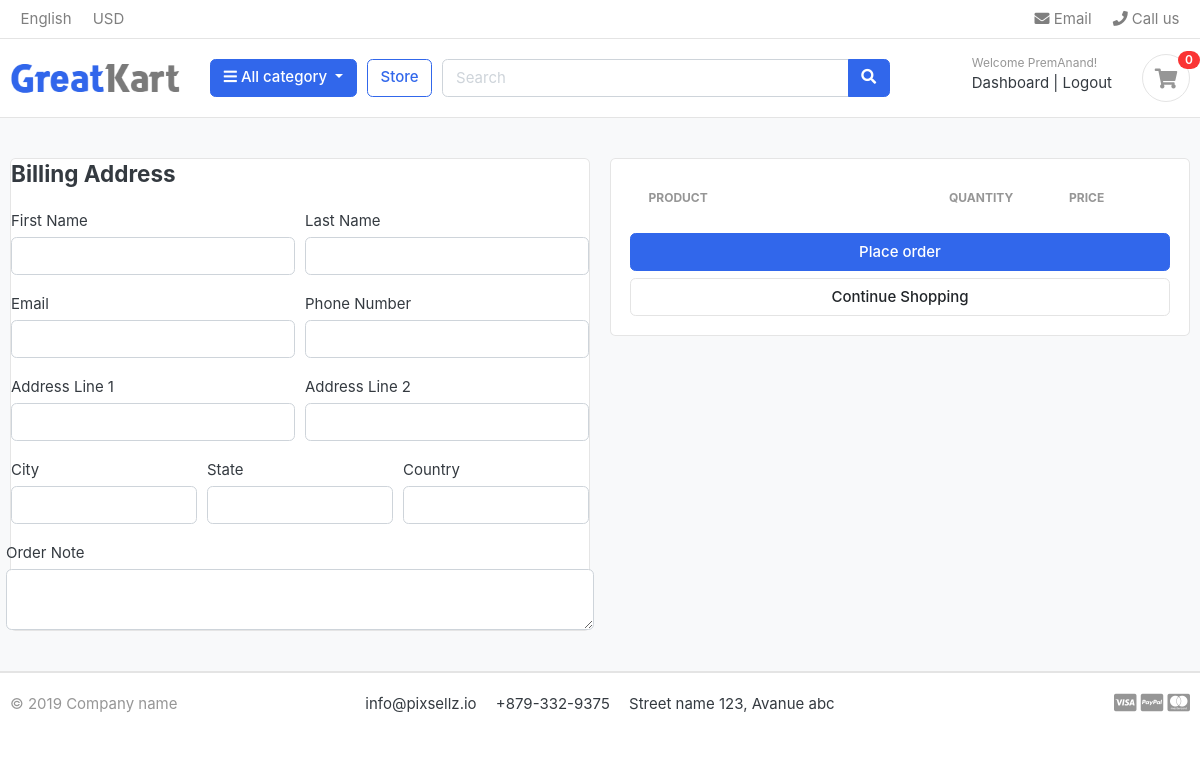
The page /cart/checkout/ (signed in) on the database as committed earlier.
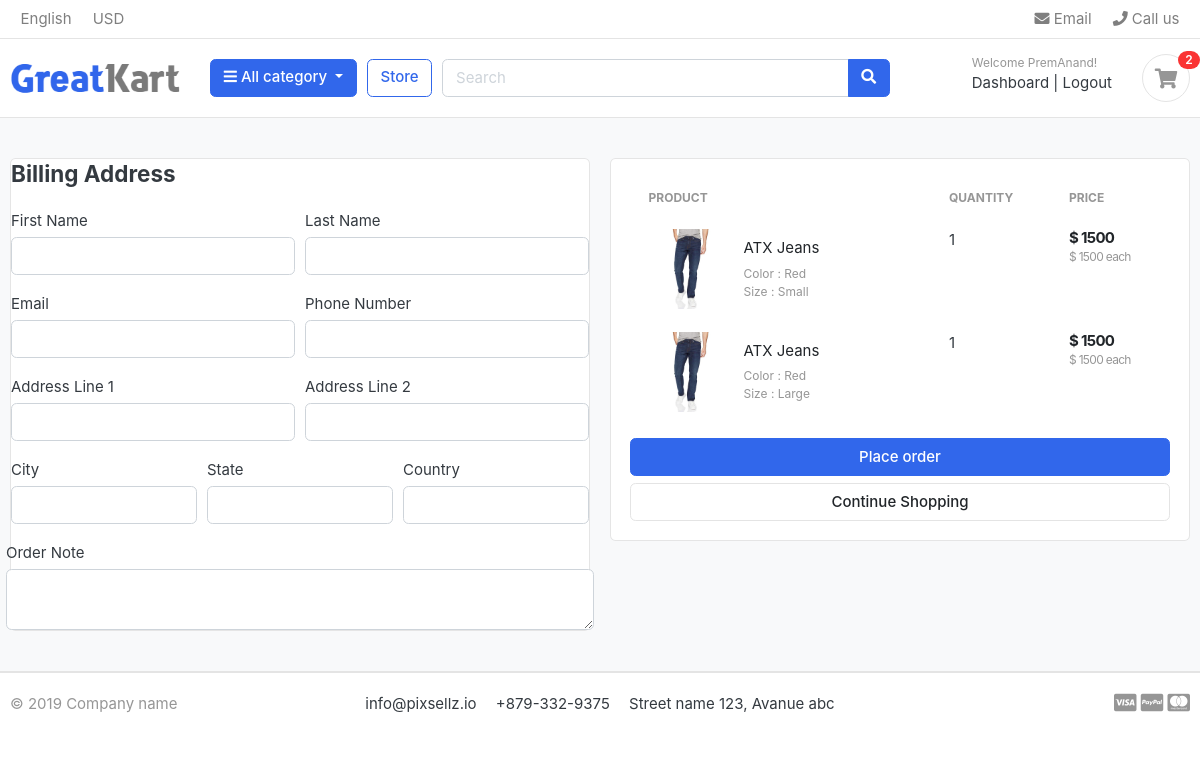
The same page on the database as committed later.
### carts/models.py (models this page shows, shortened)
class CartItem(models.Model):
    user = models.ForeignKey(Account,on_delete=models.CASCADE,null=True)
    product = models.ForeignKey(Product,on_delete=models.CASCADE)
    variations = models.ManyToManyField(Variation,blank=True)
    cart = models.ForeignKey(Cart,on_delete=models.CASCADE,null=True)
    quantity = models.IntegerField()
    is_active = models.BooleanField(default=True)
    def sub_total(self):
        return self.product.price * self.quantity

### store/models.py (models this page shows, shortened)
class Product(models.Model):
    product_name = models.CharField(max_length=200,unique=True)
    slug = models.SlugField(max_length=200,unique=True)
    description = models.CharField(max_length=500,blank=True)
    price = models.IntegerField()
    images = models.ImageField(upload_to='photos/product')
    stock = models.IntegerField()
    is_available = models.BooleanField(default=True)
    category = models.ForeignKey(Category, on_delete=models.CASCADE)
    created_date = models.DateTimeField(auto_now_add=True)
    modified_date = models.DateTimeField(auto_now=True)
    def get_url(self):
        return reverse('product_detail', args=[self.category.slug, self.slug])

class Variation(models.Model):
    product = models.ForeignKey(Product, on_delete=models.CASCADE)
    variation_category = models.CharField(max_length=100,choices=variation_category_choice)
    variation_value = models.CharField(max_length=100)
    is_active = models.BooleanField(default=True)
    created_date = models.DateTimeField(auto_now=True)
    objects = VariationManager()

### carts/views.py (the view)
# urls.py: path('checkout/', views.checkout, name='checkout'),
@login_required(login_url = 'login')
def checkout(request, total=0, quantity=0, cart_items=None):
    try:
        tax = 0
        grand_total = 0
        if request.user.is_authenticated:
            cart_items = CartItem.objects.filter(user=request.user,is_active=True)
        else:
            cart = Cart.objects.get(cart_id=_cart_id(request))
            cart_items = CartItem.objects.filter(cart=cart,is_active=True)
        for cart_item in cart_items:
            total += (cart_item.product.price * cart_item.quantity)
            quantity += cart_item.quantity
        tax = ((total/100)*2)
        grand_total = total + tax
    except ObjectDoesNotExist:
        pass
    context = {
    'total':total,
    'quantity':quantity,
    'cart_items':cart_items,
    'tax':tax,
    'grand_total':grand_total,
    }
    return render(request,'store/checkout.html', context)

### carts/context_processors.py (called while the page is built)
def counter(request):
    print(request.path)
    cart_count = 0
    if 'admin' in request.path:
        return {}
    else:
        try:
            cart = Cart.objects.filter(cart_id = _cart_id(request))
            if request.user.is_authenticated:
                cart_items = CartItem.objects.all().filter(user=request.user)
            else:
                cart_items = CartItem.objects.all().filter(cart=cart[:1])
            for cart_item in cart_items:
                    cart_count += cart_item.quantity
        except Cart.DoesNotExist:
            cart_count = 0
    return dict(cart_count=cart_count)

### carts/views.py (called while the page is built)
def _cart_id(request):
    cart = request.session.session_key
    if not cart:
        cart = request.session.create()
    return cart

### category/context_processors.py (called while the page is built)
def menu_links(request):
    links = Category.objects.all()
    return dict(links=links)

### category/models.py (called while the page is built)
    def get_url(self):
        return reverse('products_by_category', args=[self.slug])

### templates/store/checkout.html (shortened to what this page needs)
{% extends 'base.html' %}
{% load static %}
{% block content %}
<section class="section-content padding-y bg">
<div class="container">
<div class="row">
	<aside class="col-lg-6">
<div class="card">
	<h4 class="card-title mb-4">Billing Address</h4>
	    <form action="" method="POST">
	      <div class="form-row">
	        <div class="col form-group">
	          <label for="">First Name</label>
	          <input type="text" name="first_name" class="form-control" required>
	        </div>
	        <div class="col form-group">
	          <label for="">Last Name</label>
	          <input type="text" name="last_name" class="form-control" required>
	        </div>
	      </div>
	      <div class="form-row">
	        <div class="col form-group">
	          <label for="">Email</label>
	          <input type="email" name="email" class="form-control" required>
	        </div>
	        <div class="col form-group">
	          <label for="">Phone Number</label>
	          <input type="text" name="phone" class="form-control" required>
	        </div>
	      </div>
	      <div class="form-row">
	        <div class="col form-group">
	          <label for="">Address Line 1</label>
	          <input type="text" name="address_line_1" class="form-control" required>
	        </div>
	        <div class="col form-group">
	          <label for="">Address Line 2</label>
	          <input type="text" name="address_line_2" class="form-control">
	        </div>
	      </div>
	      <div class="form-row">
	        <div class="col form-group">
	          <label for="">City</label>
	          <input type="text" name="city" class="form-control" required>
	        </div>
	        <div class="col form-group">
	          <label for="">State</label>
	          <input type="text" name="state" class="form-control" required>
	        </div>
	        <div class="col form-group">
	          <label for="">Country</label>
	          <input type="text" name="country" class="form-control" required>
	        </div>
	        </div>
	        <div class="form-row">
	          <label for="">Order Note</label>
	          <textarea name="order_note" rows="2" class="form-control"></textarea>
	        </div>
</div>
	</aside>
	<aside class="col-lg-6">
		<div class="card">
		<div class="card-body">
			<table class="table table-borderless table-shopping-cart">
			<thead class="text-muted">
			<tr class="small text-uppercase">
			  <th scope="col">Product</th>
			  <th scope="col" width="120">Quantity</th>
			  <th scope="col" width="120">Price</th>
			</tr>
			</thead>
			<tbody>
			{% for cart_item in cart_items %}
			<tr>
				<td>
					<figure class="itemside align-items-center">
						<div class="aside"><img src="{{ cart_item.product.images.url }}" class="img-sm"></div>
						<figcaption class="info">
							<a href="{{ cart_item.product.get_url  }}" class="title text-dark">{{ cart_item.product.product_name }}</a>
							<p class="text-muted small">
							{% if cart_item.variations.all %}
								{% for item in cart_item.variations.all %}
									{{ item.variation_category | capfirst }} : {{ item.variation_value | capfirst }} <br>
								{% endfor %}
							{% endif %}
							</p>
						</figcaption>
					</figure>
				</td>
				<td>
					<label for="">{{ cart_item.quantity }}</label>
				</td>
				<td>
					<div class="price-wrap">
						<var class="price">$ {{ cart_item.sub_total }}</var>
						<small class="text-muted"> $ {{ cart_item.product.price }} each </small>
					</div>
				</td>
			</tr>
			{% endfor %}
			</tbody>
			</table>
			<button type="submit" name="submit" class="btn btn-primary btn-block">Place order</button>
			<a href="{% url 'store' %}" class="btn btn-light btn-block">Continue Shopping</a>
		</div>
		</div>
</aside>
</div>
</div>
</section>
{% endblock %}

### templates/includes/navbar.html (shortened to what this page needs)
{% load static  %}
<header class="section-header">
<nav class="navbar p-md-0 navbar-expand-sm navbar-light border-bottom">
<div class="container">
  <div class="collapse navbar-collapse" id="navbarTop4">
    <ul class="navbar-nav mr-auto">
    	<li class="nav-item dropdown">
		 	<a href="#" class="nav-link">   English </a>
		</li>
		<li class="nav-item dropdown">
			<a href="#" class="nav-link"> USD </a>
		</li>
    </ul>
    <ul class="navbar-nav">
		<li><a href="#" class="nav-link"> <i class="fa fa-envelope"></i> Email </a></li>
		<li><a href="#" class="nav-link"> <i class="fa fa-phone"></i> Call us </a></li>
	</ul>
  </div>
</div>
</nav>
<section class="header-main border-bottom">
	<div class="container">
<div class="row align-items-center">
	<div class="col-lg-2 col-md-3 col-6">
		<a href="{% url 'home' %}" class="brand-wrap">
			<img class="logo" src="{% static './images/logo.png' %}">
		</a>
	</div>
	<div class="col-lg col-sm col-md col-6 flex-grow-0">
		<div class="category-wrap dropdown d-inline-block float-right">
			<button type="button" class="btn btn-primary dropdown-toggle" data-toggle="dropdown">
				<i class="fa fa-bars"></i> All category
			</button>
		</div>
	</div>
	<a href="{% url 'store' %}" class="btn btn-outline-primary">Store</a>
	<div class="col-lg  col-md-6 col-sm-12 col">
		<form action="{% url 'search' %}" class="search" method='get'>
			<div class="input-group w-100">
			    <input type="text" class="form-control" style="width:60%;" placeholder="Search" name='keyword'>
			    <div class="input-group-append">
			      <button class="btn btn-primary" type="submit">
			        <i class="fa fa-search"></i>
			      </button>
			    </div>
		    </div>
		</form>
	</div>
	<div class="col-lg-3 col-sm-6 col-8 order-2 order-lg-3">
				<div class="d-flex justify-content-end mb-3 mb-lg-0">
          {% if user.is_authenticated == False %}
          <div class="widget-header">
						<small class="title text-muted">Welcome guest!</small>
						<div>
							<a href="{% url 'login' %}">Sign in</a> <span class="dark-transp"> | </span>
							<a href="{% url 'register' %}"> Register</a>
						</div>
          {% else %}
            <div class="widget-header">
              <small class="title text-muted">Welcome {{ user.first_name }}!</small>
              <div>
                <a href="{% url 'dashboard' %}">Dashboard</a> <span class="dark-transp"> | </span>
                <a href="{% url 'logout' %}"> Logout</a>
              </div>
          {% endif %}
					</div>
					<a href="{% url 'cart' %}" class="widget-header pl-3 ml-3">
						<div class="icon icon-sm rounded-circle border"><i class="fa fa-shopping-cart"></i></div>
						<span class="badge badge-pill badge-danger notify">{{cart_count}}</span>
					</a>
				</div>
			</div>
</div>
	</div>
</section>
</header>

Rows that differ between the two databases and show on the page:
added CartItem: product.images (picture), product.product_name "ATX Jeans", quantity "1", sub_total "1500", product.price "1500"
now on this page (row unchanged): Variation: variation_category "Color", variation_value "Red"
now on this page (row unchanged): Variation: variation_category "Size", variation_value "Small", shown under "ATX Jeans"
added CartItem: product.images (picture), product.product_name "ATX Jeans", quantity "1", sub_total "1500", product.price "1500"
now on this page (row unchanged): Variation: variation_category "Size", variation_value "Large", shown under "ATX Jeans"
Other text that changed with them:
{{ cart_count }}: "0" → "2"
